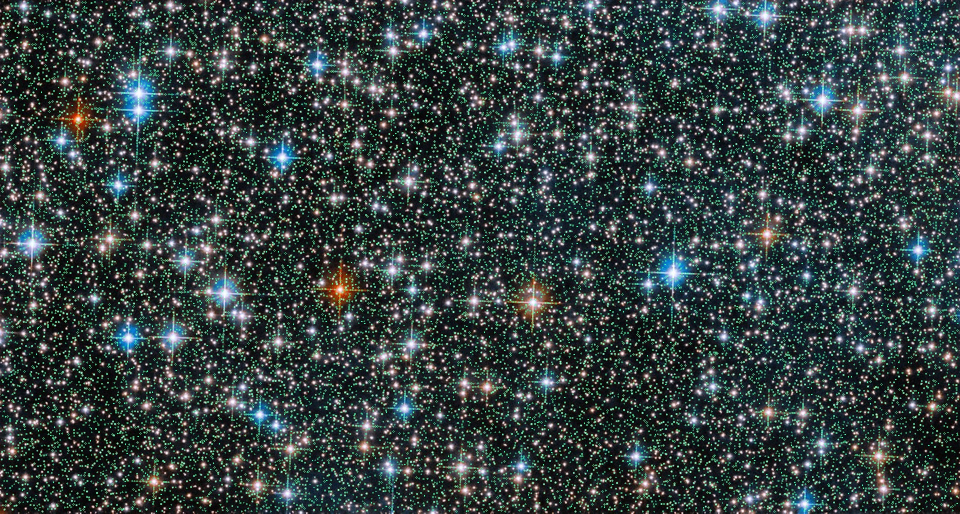
#> input picture assets/starfield/detections-preview.jpg, 1920 x 1027 px (shown at 1/2 size)
$ python detector_v1.py --image ../../../assets/starfield/detections-preview.jpg --out out.png
#> lines starting #> are read from the running program, lines starting #| are printed output that depends on the picture
#!/usr/bin/env python3
"""Create a pixel-aligned catalog of luminous points from an existing image.

Does not invent or add stars. Detections are *image features*, not claims about
astronomical identity. All coordinates refer to the unmodified source image.
"""
from __future__ import annotations

import argparse
import hashlib
import json
import math
from datetime import datetime, timezone
from pathlib import Path

import cv2
import numpy as np
from PIL import Image, ImageDraw, ImageFont
from scipy.spatial import cKDTree

VERSION = 'mellon-starfield-v1'
SOURCE_PAGE = 'https://science.nasa.gov/mission/hubble/science/explore-the-night-sky/hubble-messier-catalog/messier-24/'
SOURCE_URL = ('https://assets.science.nasa.gov/dynamicimage/assets/science/missions/'
              'hubble/stars/star-cloud/Hubble_M24_1_flat_FINAL_A_rot90.jpg'
              '?crop=faces%2Cfocalpoint&fit=clip&h=2022&w=3775')
CREDIT = ('NASA, ESA, and R. Sahai (Jet Propulsion Laboratory); '
          'processing: Gladys Kober (NASA/Catholic University of America)')


def detect(rgb: np.ndarray, threshold: float, separation: float,
           limit: int) -> list[dict]:
    height, width = rgb.shape[:2]
    gray = cv2.cvtColor(rgb, cv2.COLOR_RGB2GRAY).astype(np.float32)

    # Remove slowly varying sky background, rather than demanding bright stars.
    # A DoG response rejects much of the nebula / star-halo background.
    detail = cv2.GaussianBlur(gray, (0, 0), 1.0)
    background = cv2.GaussianBlur(gray, (0, 0), 8.0)
    response = detail - background

    # Candidate peaks: 7x7 spatial local maxima and enough contrast above the
    # local background. Separately require enough contiguous signal to reject
    # compression spikes and isolated hot pixels.
    kernel = np.ones((7, 7), dtype=np.uint8)
    local_max = cv2.dilate(response, kernel)
    mask = (response >= local_max - 1e-5) & (response >= threshold)
    # Ignore boundary peaks because the moment/annulus estimator is incomplete.
    mask[:7, :] = False
    mask[-7:, :] = False
    mask[:, :7] = False
    mask[:, -7:] = False
    py, px = np.nonzero(mask)
    strengths = response[py, px]
    ranks = np.argsort(-strengths, kind='stable')

    # Grid-accelerated NMS is deterministic and avoids selecting diffraction
    # spike splinters as many separate stars near the same bright object.
    # Use the requested min-distance rather than fixed number of detections.
    cell = max(2.0, separation)
    occupied: dict[tuple[int, int], list[tuple[float, float]]] = {}
    accepted: list[dict] = []
    yy, xx = np.mgrid[-3:4, -3:4]
    for rank in ranks:
        ix, iy = int(px[rank]), int(py[rank])
        strength = float(strengths[rank])
        patch = np.maximum(response[iy - 3:iy + 4, ix - 3:ix + 4], 0.0)
        # A single harsh pixel spike or big diffuse source is not a reliably
        # isolatable luminous point. Tiny real stars may be excluded here.
        area = int(np.count_nonzero(patch > strength * .28))
        if area < 2 or area > 46:
            continue

        weights = patch * patch
        mass = float(weights.sum())
        if mass <= 0:
            continue
        cx = ix + float((weights * xx).sum()) / mass
        cy = iy + float((weights * yy).sum()) / mass
        var_x = float((weights * (xx - (cx - ix)) ** 2).sum()) / mass
        var_y = float((weights * (yy - (cy - iy)) ** 2).sum()) / mass
        sigma = math.sqrt((var_x + var_y) * .5)
        if not (0.34 <= sigma <= 2.9):
            continue

        gx, gy = int(cx // cell), int(cy // cell)
        if any((ox - cx) ** 2 + (oy - cy) ** 2 < separation ** 2
               for nx in (gx - 1, gx, gx + 1)
               for ny in (gy - 1, gy, gy + 1)
               for ox, oy in occupied.get((nx, ny), ())):
            continue

        # Simple local confidence proxy, not a calibrated probability.
        prominence = float(response[iy, ix])
        crispness = min(1.0, prominence / (threshold * 4))
        size_quality = min(1., area / 4.0)
        quality = round(.52 + .32 * crispness + .15 * size_quality, 3)
        rgb_patch = rgb[iy - 1:iy + 2, ix - 1:ix + 2, :].mean(axis=(0, 1))
        accepted.append({
            'id': '',
            'x': round(cx / width, 7), 'y': round(cy / height, 7),
            'px': round(cx, 2), 'py': round(cy, 2),
            'brightness': round(float(gray[iy, ix]) / 255.0, 4),
            'prominence': round(prominence, 2),
            'radius_px': round(max(.5, sigma * 1.18), 2),
            'rgb': [int(round(v)) for v in rgb_patch],
            'quality_score': quality,
        })
        occupied.setdefault((gx, gy), []).append((cx, cy))
        if len(accepted) >= limit:
            break

    # Spatial ordering yields stable IDs independent of candidate strength.
    accepted.sort(key=lambda v: (v['py'], v['px']))
    for number, star in enumerate(accepted):
        star['id'] = f'S{number + 1:06d}'
    return accepted


def make_graph(stars: list[dict], neighbors: int, max_edge_px: float) -> dict:
    if not stars:
        return {'k': neighbors, 'edges': [], 'adjacency': {}}
    coords = np.array([[s['px'], s['py']] for s in stars], dtype=float)
    tree = cKDTree(coords)
    k = min(neighbors + 1, len(stars))
    dists, indices = tree.query(coords, k=k)
    if k == 1:
        dists = dists.reshape((-1, 1))
        indices = indices.reshape((-1, 1))
    edges = set()
    adj: dict[str, list[str]] = {}
    for i, star in enumerate(stars):
        adj[star['id']] = []
        for distance, j in zip(dists[i], indices[i]):
            j = int(j)
            if i == j or distance > max_edge_px:
                continue
            a, b = sorted((i, j))
            edges.add((a, b))
            adj[star['id']].append(stars[j]['id'])
    return {
        'k': neighbors,
        'max_edge_px': max_edge_px,
        'edges': [[stars[i]['id'], stars[j]['id']] for i, j in sorted(edges)],
        'adjacency': adj,
    }


def make_preview(image: Image.Image, stars: list[dict], path: Path, maxwidth: int = 1920):
    width, height = image.size
    ratio = min(1.0, maxwidth / width)
    # Bilinear resizing would shift apparent star centroids; this QA preview
    # is *not* the canonical coordinate space. stars.json uses the original.
    preview = image.resize((round(width * ratio), round(height * ratio)), Image.Resampling.LANCZOS)
    draw = ImageDraw.Draw(preview)
    for star in stars:
        x, y = star['px'] * ratio, star['py'] * ratio
        radius = 1.35 if star['quality_score'] >= .86 else .85
        draw.ellipse((x - radius, y - radius, x + radius, y + radius),
                     outline=(47, 255, 155))
    preview.save(path, quality=89, optimize=True)


def main():
    parser = argparse.ArgumentParser(description=__doc__)
    parser.add_argument('--image', type=Path, required=True)
    parser.add_argument('--out', type=Path, required=True)
    parser.add_argument('--threshold', type=float, default=5.6,
                        help='Minimum DoG prominence in 8-bit luminosity units')
    parser.add_argument('--min-separation', type=float, default=5.0,
                        help='Minimum pixel distance between independently indexed points')
    parser.add_argument('--limit', type=int, default=25000)
    parser.add_argument('--neighbors', type=int, default=8)
    parser.add_argument('--max-edge-px', type=float, default=180)
    args = parser.parse_args()

    if args.threshold <= 0 or args.min_separation < 2 or args.limit < 100:
        parser.error('invalid detection parameters')
    if not args.image.is_file():
        parser.error('source image does not exist')
    args.out.mkdir(parents=True, exist_ok=True)
    image = Image.open(args.image).convert('RGB')
#> image is the input picture: PIL image 1920x1027 RGB; mean R, G, B 53.6, 66.1, 65.2
    width, height = image.size
    if min(width, height) < 600:
        parser.error('input too small; do not use a thumbnail')

    array = np.asarray(image)
    stars = detect(array, args.threshold, args.min_separation, args.limit)
#> in detect, `gray = cv2.cvtColor(rgb, cv2.COLOR_RGB2GRAY).astype(np.float32)`:
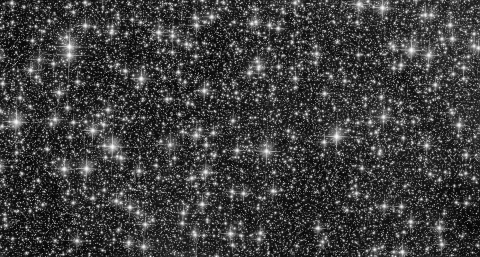
#> gray: shape (1027, 1920) float32 (shown at 1/4 size); min 0, max 255, mean 62.2
#> in detect, `background = cv2.GaussianBlur(gray, (0, 0), 8.0)`:
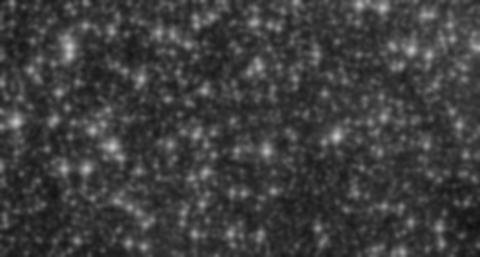
#> background: shape (1027, 1920) float32 (shown at 1/4 size); min 15.7, max 199.3, mean 62.2
#> in detect, `response = detail - background`:
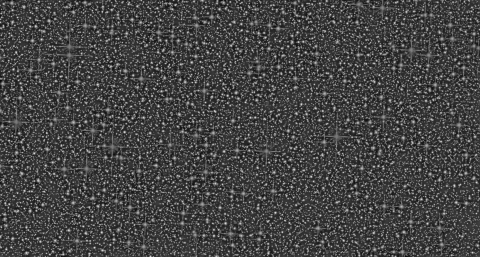
#> response: shape (1027, 1920) float32 (shown at 1/4 size); min -65.56, max 180.4, mean 0; drawn with min black and max white
#> in detect, `local_max = cv2.dilate(response, kernel)`:
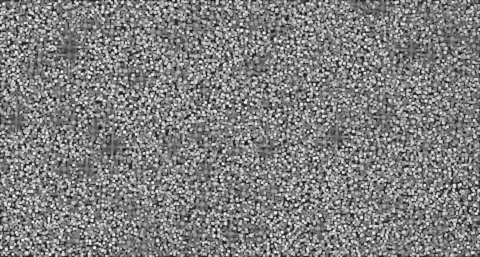
#> local_max: shape (1027, 1920) float32 (shown at 1/4 size); min -45.87, max 180.4, mean 67.7; drawn with min black and max white
#> in detect, `mask = (response >= local_max - 1e-5) & (response >= threshold)`:
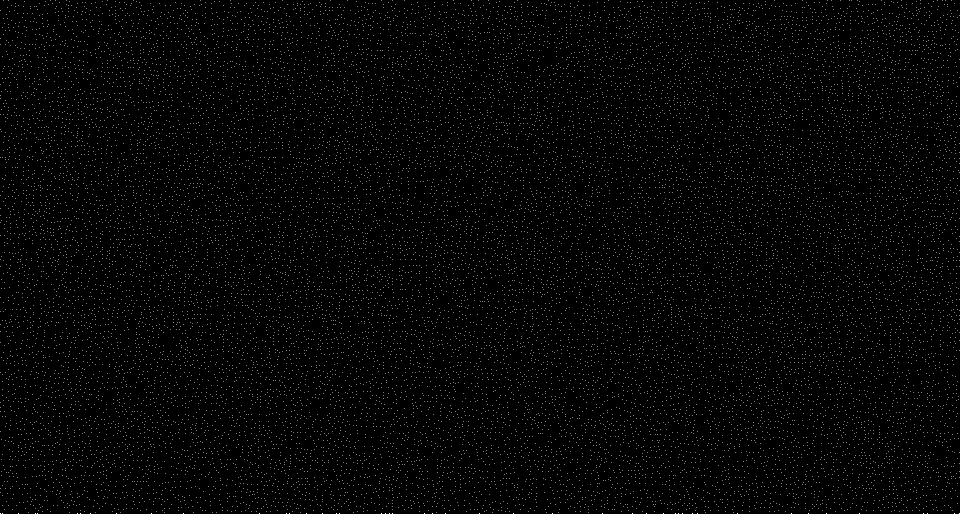
#> mask: shape (1027, 1920) bool (shown at 1/2 size); 0.96% white in thin lines or dots
#> in detect, `py, px = np.nonzero(mask)`: py = 18491 values from 7 to 1019; px = 18491 values, max 1912 at index 1550, min 7 at index 1191, mean 962.1
#> in detect, `strengths = response[py, px]`: strengths = 18491 values, max 180.4 at index 17960, min 7.33 at index 3587, mean 87.28
#> in detect, `ranks = np.argsort(-strengths, kind='stable')`: ranks = 18491 values, max 18490 at index 2624, min 0 at index 14324, mean 9245
#> the loop in detect, `for rank in ranks:` made 18491 passes
#> (rank, ix, iy, strength, area, mass, cx, cy) on passes 1 to 3: (17960, 378, 990, 180.4, 46, 659442.1, 377.7, 990.2), (4438, 801, 247, 178, 42, 558040.9, 801, 247), (15528, 1905, 854, 176.7, 27, 369999.2, 1905.2, 853.8)
    if len(stars) < 300:
        raise RuntimeError(f'only {len(stars)} candidate stars; check source or threshold')
    graph = make_graph(stars, args.neighbors, args.max_edge_px)

    metadata = {
        'schema': VERSION,
        'image_file': args.image.name,
        'source_page': SOURCE_PAGE,
        'source_url': SOURCE_URL,
        'credit': CREDIT,
        'usage': 'NASA media guidelines; credit NASA/ESA and listed researchers; no endorsement implied',
        'source_sha256': hashlib.sha256(args.image.read_bytes()).hexdigest(),
        'width': width, 'height': height,
        'coordinate_origin': 'top-left',
        'coordinate_convention': 'normalized x=px/width, y=py/height before any crop or scaling',
        'object_definition': 'isolated luminous image features; may include nonstellar artifacts',
        'detection': {
            'algorithm': 'Gaussian difference of blurred luminance + local-maximum + morphology + NMS',
            'threshold': args.threshold,
            'min_separation_px': args.min_separation,
            'limit': args.limit,
            'quality_score': 'relative heuristic, NOT statistical probability of being a real star',
        },
        'total_points': len(stars),
        'graph_edges': len(graph['edges']),
        'generated_utc': datetime.now(timezone.utc).isoformat(),
    }
    (args.out / 'stars.json').write_text(json.dumps({
        'schema': VERSION, 'width': width, 'height': height,
        'image_sha256': metadata['source_sha256'],
        'stars': stars,
    }, separators=(',', ':')) + '\n')
    (args.out / 'graph.json').write_text(json.dumps(graph, separators=(',', ':')) + '\n')
    (args.out / 'metadata.json').write_text(json.dumps(metadata, indent=2) + '\n')
    make_preview(image, stars, args.out / 'detections-preview.jpg')
#> in make_preview, `preview.save(path, quality=89, optimize=True)`:
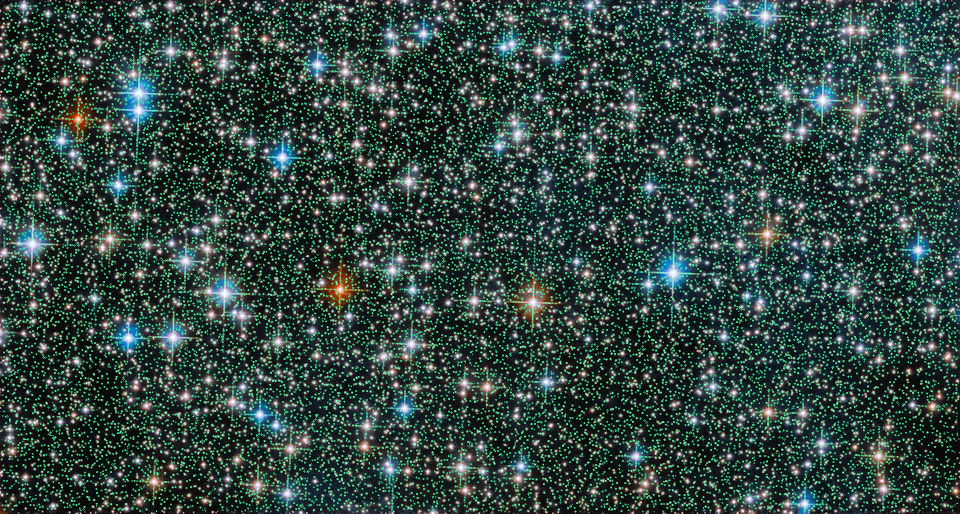
#> saved as detections-preview.jpg: PIL image 1920x1027 RGB (shown at 1/2 size); mean R, G, B 50, 71.3, 66
    print(f'Detected {len(stars):,} isolated luminous points in {width}x{height} image')
#| Detected 16,559 isolated luminous points in 1920x1027 image
    print(f'Created {len(graph["edges"]):,} candidate graph edges')
#| Created 73,338 candidate graph edges
    print(f'Source SHA256: {metadata["source_sha256"]}')
#| Source SHA256: e0ba56a2ffd4fa732eb60375cbfa8c77cf2e8e7e971429e4a1e820955773105b
    print(f'Output: {args.out}')


if __name__ == '__main__':
    main()

$ run again, with assets/starfield/corpus-v1/source/aldebaran-s-qtRF_RxCAo0-unsplash.jpg copied over assets/starfield/detections-preview.jpg
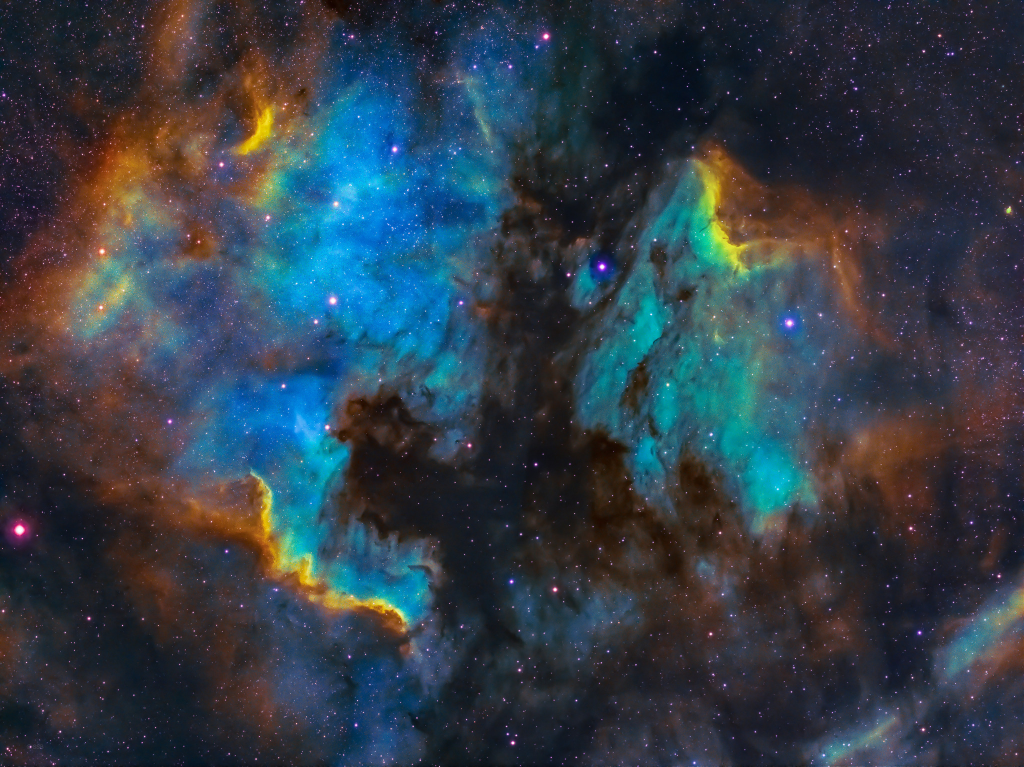
#> input picture assets/starfield/corpus-v1/source/aldebaran-s-qtRF_RxCAo0-unsplash.jpg, 2048 x 1533 px (shown at 1/2 size)
#> in main, image is the input picture: PIL image 2048x1533 RGB; mean R, G, B 50.1, 61.2, 71.7
#> in detect, `mask = (response >= local_max - 1e-5) & (response >= threshold)`:
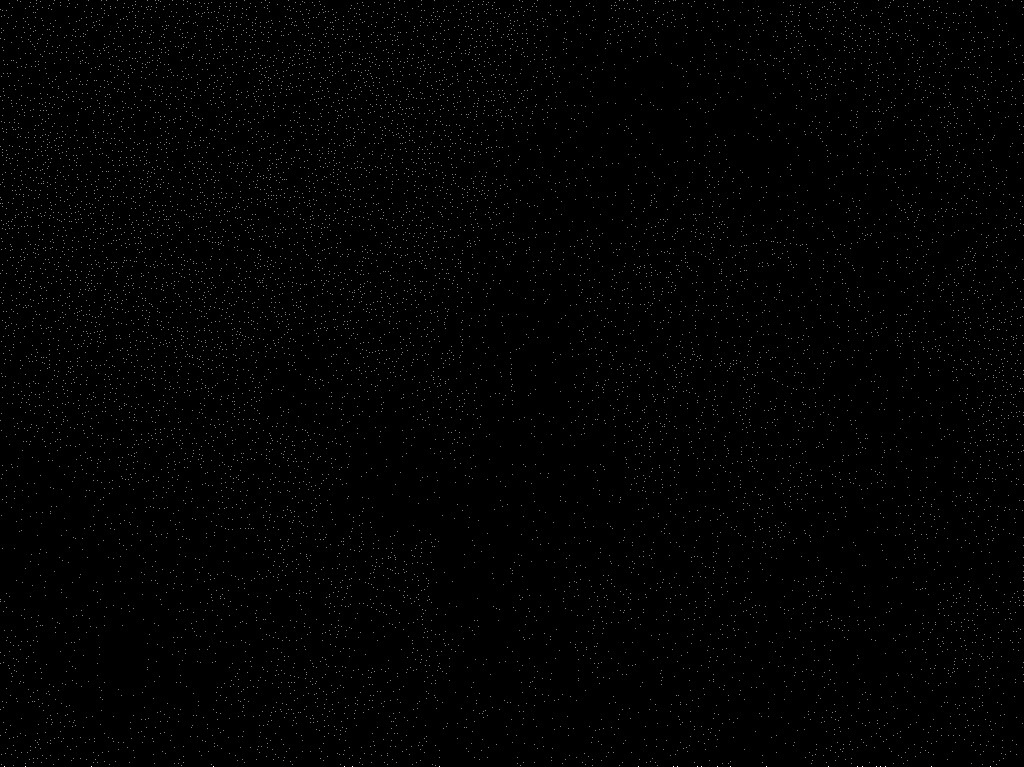
#> mask: shape (1533, 2048) bool (shown at 1/2 size); 0.4% white in thin lines or dots
#> py = 12428 values from 7 to 1525; px = 12428 values, max 2040 at index 4109, min 7 at index 676, mean 914.6
#> strengths = 12428 values, max 182.9 at index 12172, min 5.6 at index 11293, mean 25.12
#> ranks = 12428 values, max 12427 at index 2193, min 0 at index 1905, mean 6213.5
#> the loop in detect, `for rank in ranks:` made 12428 passes
#> (rank, ix, iy, strength, area, mass, cx, cy) on passes 1 to 3: (12172, 1025, 1485, 182.9, 43, 644794.4, 1025.2, 1485.3), (5634, 1137, 549, 171.2, 39, 462345.7, 1136.8, 549.2), (10935, 1839, 1265, 170.2, 36, 411540.8, 1838.7, 1265.1)
#> in make_preview, `preview.save(path, quality=89, optimize=True)`:
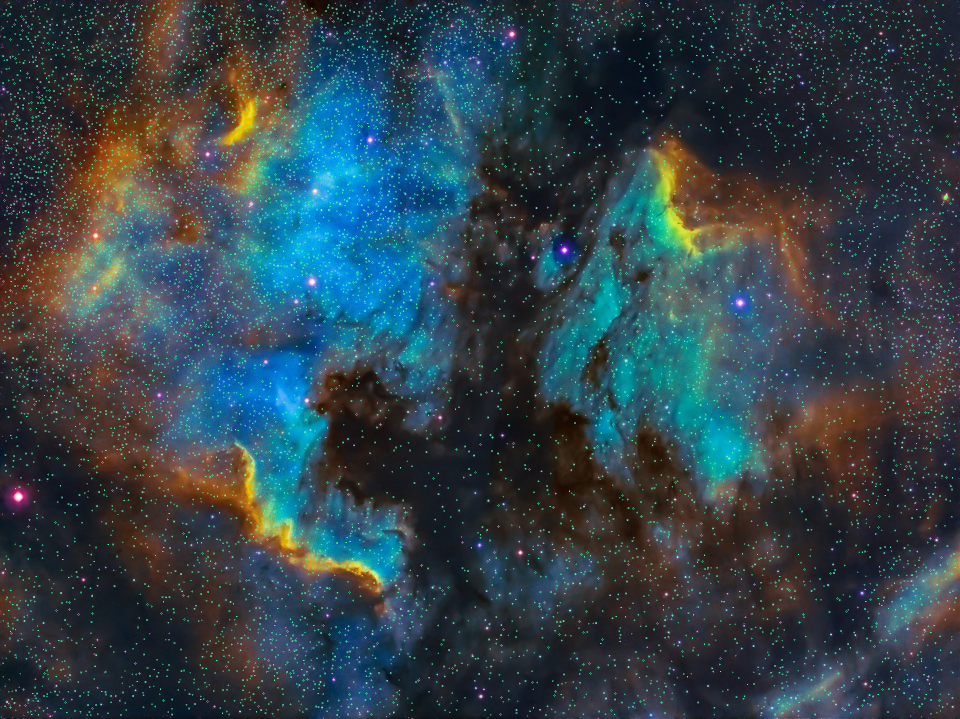
#> saved as detections-preview.jpg: PIL image 1920x1437 RGB (shown at 1/2 size); mean R, G, B 49.4, 65.5, 73
#| Detected 11,101 isolated luminous points in 2048x1533 image
#| Created 50,537 candidate graph edges
#| Source SHA256: c91abba80e97555953a8cf1f8502de4ddaaa8c592842fd5a698d26b7d00af5f5
